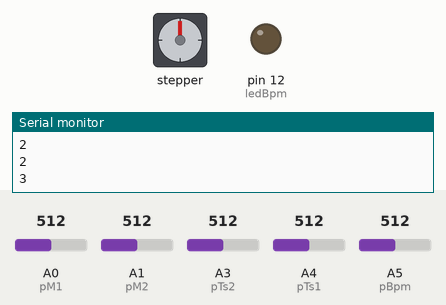
Bench run of a sketch on a simulated Arduino Uno, built with avr-gcc and run on an emulated ATmega328P. Shown: stepper motor, output pins drawn as LEDs (lit = HIGH), the last lines printed to the serial monitor. The inputs (shaded band) are chosen by the test bench; at power-on: A4 (pTs1) = 512, A0 (pM1) = 512, A1 (pM2) = 512, A3 (pTs2) = 512, A5 (pBpm) = 512. Stepper angles assume 48 steps per turn.

Above: at 3.3 s.
3.4 s: A4 (pTs1) set to 570
4.9 s: A4 (pTs1) set to 592
At 5.4 s:
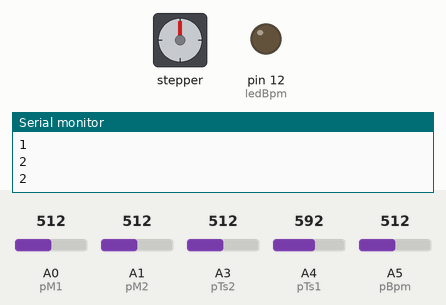
7.9 s: A0 (pM1) set to 716
At 8.86 s:
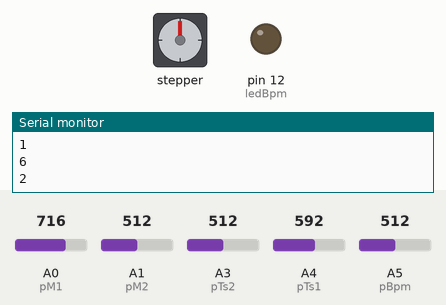
10.9 s: A1 (pM2) set to 716
13.9 s: A4 (pTs1) set to 77
16.9 s: A4 (pTs1) set to 66
Timing chart, 0 to 20.9 s (numbered marks = the images above; inputs shaded):
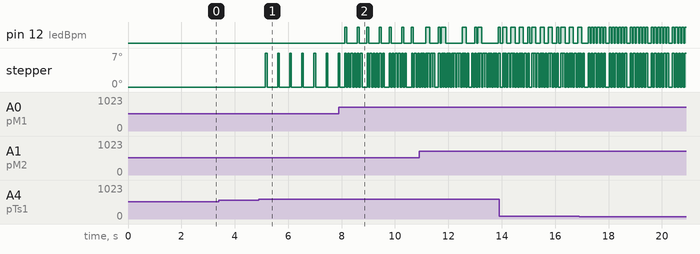

The sketch:

beet_beats_2000.ino
```cpp
#include <Stepper.h>
#include <NewSoftSerial.h>

//  number of steps on motors
#define STEPS 48

// stepper mottor is attached to two digital pins
Stepper motor1(STEPS, 7, 8);
Stepper motor2(STEPS, 2, 3);

// LCD
NewSoftSerial LCD(4,5);

// LED's
const int ledBpm = 12;

// Potentiometers

const int pM1 = 0; // control motor 1 pattern
const int pM2 = 1; // control motor 2 pattern
const int pTs1 = 4; // control time signature
const int pTs2 = 3; // control time signature
const int pBpm = 5; // control tempo

int pattern1 = 6;
int pattern2 = 32;
int lastPattern1 = 0;
int lastPattern2 = 0;

// beats are arrays of 16 booleans, 1=hit
boolean b0[] = {0,0,0,0,  0,0,0,0,  0,0,0,0,  0,0,0,0};

boolean b1[] = {1,0,0,0,  0,0,0,0,  0,0,0,0,  0,0,0,0};
boolean b2[] = {0,1,0,0,  0,0,0,0,  0,0,0,0,  0,0,0,0};
boolean b3[] = {0,0,1,0,  0,0,0,0,  0,0,0,0,  0,0,0,0};
boolean b4[] = {0,0,0,1,  0,0,0,0,  0,0,0,0,  0,0,0,0};

boolean b5[] = {1,0,0,1,  0,0,0,0,  0,0,0,0,  0,0,0,0};
boolean b6[] = {1,0,1,0,  0,0,0,0,  0,0,0,0,  0,0,0,0};
boolean b7[] = {1,0,0,1,  0,0,0,0,  0,0,0,0,  0,0,0,0};
boolean b8[] = {1,1,0,0,  0,0,0,0,  0,0,0,0,  0,0,0,0};
boolean b9[] = {0,1,1,0,  0,0,0,0,  0,0,0,0,  0,0,0,0};
boolean b10[] = {0,0,1,1,  0,0,0,0,  0,0,0,0,  0,0,0,0};
boolean b11[] = {0,1,0,1,  0,0,0,0,  0,0,0,0,  0,0,0,0};
boolean b12[] = {0,1,1,0,  0,0,0,0,  0,0,0,0,  0,0,0,0};
boolean b13[] = {0,0,1,1,  0,0,0,0,  0,0,0,0,  0,0,0,0};

boolean b14[] = {1,0,1,1,  0,0,0,0,  0,0,0,0,  0,0,0,0};
boolean b15[] = {1,1,0,1,  0,0,0,0,  0,0,0,0,  0,0,0,0};
boolean b16[] = {1,1,1,0,  0,0,0,0,  0,0,0,0,  0,0,0,0};
boolean b17[] = {0,1,1,1,  0,0,0,0,  0,0,0,0,  0,0,0,0};

boolean b18[] = {0,0,0,0,  1,0,0,0,  0,0,0,0,  1,0,0,0};
boolean b19[] = {0,0,0,0,  0,0,0,0,  1,0,0,0,  0,0,0,0};
boolean b20[] = {0,1,0,0,  1,0,0,0,  0,0,0,0,  1,0,0,0};
boolean b21[] = {0,0,0,0,  1,0,0,0,  1,0,0,0,  1,0,1,0};
boolean b22[] = {1,0,1,0,  0,1,1,1,  1,0,1,0,  0,1,1,1};
boolean b23[] = {0,1,0,0,  0,0,0,0,  1,0,0,0,  0,0,0,0};
boolean b24[] = {0,0,1,1,  0,1,0,1,  1,0,0,0,  0,0,1,1};
boolean b25[] = {0,0,0,0,  1,0,0,0,  1,0,0,0,  1,0,0,0};
boolean b26[] = {1,0,1,0,  1,0,1,0,  1,0,1,0,  1,1,1,1};
boolean b27[] = {0,1,1,1,  1,1,1,0,  0,1,1,1,  1,0,1,0};
boolean b28[] = {0,0,1,1,  1,0,1,1,  0,0,1,0,  0,1,0,1};
boolean b29[] = {1,1,1,1,  1,1,1,0,  1,1,1,1,  1,0,0,0};
boolean b30[] = {0,1,1,0,  1,1,1,1,  0,0,1,0,  0,1,0,1};
boolean b31[] = {1,1,1,0,  0,1,1,1,  1,1,0,1,  0,1,1,0};
boolean b32[] = {0,0,1,0,  1,1,1,1,  1,1,1,0,  1,0,0,1};
boolean b33[] = {1,0,0,1,  1,0,0,1,  0,1,1,0,  1,0,1,1};
boolean b34[] = {1,1,0,0,  1,1,0,0,  1,1,0,0,  1,1,1,0};
boolean b35[] = {0,1,1,0,  0,1,1,0,  1,0,0,1,  0,1,1,1};
boolean b36[] = {1,0,1,1,  0,1,0,1,  0,0,1,0,  0,0,1,0};
boolean b37[] = {1,1,0,1,  0,0,0,0,  1,0,1,1,  0,1,1,0};
boolean b38[] = {1,0,1,0,  0,1,0,1,  1,1,1,0,  0,1,0,1};
boolean b39[] = {1,1,1,1,  1,1,1,1,  1,1,1,1,  1,1,1,1};

boolean* beats[] = {b0,b1,b2,b3,b4,b5,b6,b7,b8,b9,b10,b11,b12,b13,b14,b15,b16,b17,b18,b19,b20,b21,b22,b23,b24,b25,b26,b27,b28,b29,b30,b31,b32,b33,b34,b35,b36,b37,b38,b39};


// index of place in the bar
int index1 = 0;
int index2 = 0;

// user variables
int timeSignature1 = 16;
int timeSignature2 = 16;
int bpm = 60;
int lastBpm = 0;
boolean displayBpm = false;

long previousMillis = 0;
long ledPreviousMillis = 0;
long bpmPreviousMillis = 0;


void setup()
{
  // set the speed of the motorss to 100 RPMs
  motor1.setSpeed(100);
  motor2.setSpeed(100);

  // led's setup
  pinMode(ledBpm, OUTPUT);

  // lcd setup
  lcdSetup();
  lcdPassiveNoteChar();
  lcdActiveNoteChar();
  lcdBlankChar();

  // start serial for debugging
  Serial.begin(9600);
}


void loop()
{
  // read tempo from potentiometer
  bpm = map(analogRead(pBpm), 0,1024, 30,180);

  // read motor patterns potentiometer
   pattern1 = map(analogRead(pM1), 0,1024, 0,39);
  if (analogRead(pM1) < 5) { pattern1 = 0; }
  if (analogRead(pM1) > 1018) { pattern1 = 39; }
  if (pattern1 != lastPattern1) { index1 = index2; lastPattern1 = pattern1; }


   pattern2 = map(analogRead(pM2), 0,1024, 0,39);
  if (analogRead(pM2) < 5) { pattern2 = 0; }
  if (analogRead(pM2) > 1018) { pattern2 = 39; }
  if (pattern2 != lastPattern2) { index2 = index1; lastPattern2 = pattern2; }

  // read time signature potentiometer
  timeSignature1 = map(analogRead(pTs1), 0,1018, 1,15);
  if (analogRead(pTs1) < 5) { timeSignature1 = 0; }
  if (analogRead(pTs1) > 1018) { timeSignature1 = 16; }

  timeSignature2 = map(analogRead(pTs2), 0,1022, 1,16);
  if (analogRead(pTs2) < 5) { timeSignature2 = 0; }
  if (analogRead(pTs2) > 1018) { timeSignature2 = 16; }

  // interval between 1/16 notes is calculated according to the bpm
  long noteIntervalMs = 60000 / bpm / 16;

  // store current time
  unsigned long currentMillis = millis();

  if(currentMillis - previousMillis > noteIntervalMs)
  {
    // light LED on quarter notes
    if (index1 % 4 == 0) { digitalWrite(ledBpm, HIGH); } else { digitalWrite(ledBpm, LOW); }

    Serial.println(index1);
    Serial.println(index1 % 4);
    Serial.println("");

    // save millis for next interval
    previousMillis = currentMillis;

    // move the index of the bar according to the time signature
    if (index1 < timeSignature1-1) {
      index1++;
    }
    else {
      index1 = 0;
    }

    if (index2 < timeSignature2-1) {
      index2++;
    }
    else {
      index2 = 0;
    }


    // check whether there are hits in this note
    hitTest();

    // debug
    // Serial.println(previousMillis);
  }
  digitalWrite(ledBpm, LOW);


  /*
  // when bpm is changed, display it on the lcd
  if (bpm != lastBpm) {
    lastBpm = bpm;
    unsigned long currentBpmMillis = millis();

    if( currentBpmMillis - bpmPreviousMillis > 3000) {
      bpmPreviousMillis = currentBpmMillis;
      displayBpm = false;
    } else {
      displayBpm = true;
    }
  }

  if (displayBpm) { lcdDisplayBpm(); } else { lcdLoop(); }
  */

  lcdLoop();


}


// test if the motors should play a beat in this 1/16th of the bar
void hitTest()
{
  if(beats[pattern1][index1] == 1) {
    //Serial.println("motor1 hit");
    hit(motor1);
  }
  if(beats[pattern2][index2] == 1) {
    //Serial.println("motor2 hit");
    hit(motor2);
  }
}

// perform a single hit by a motor
void hit(Stepper motor)
{
  motor.step(1);
  delay(50);
  motor.step(-1);
}

// LCD greeting
void lcdSetup()
{
  // set the data rate for the NewSoftSerial port
  LCD.begin(9600);
  delay(100);

  LCD.print(0xFE,BYTE);    // enter command mode
  LCD.print(0x51,BYTE);    // clear screen, move cursor home

  LCD.print(0xFE,BYTE);    // enter command mode
  LCD.print(0x52,BYTE);    // select set contrast
  LCD.print(32,BYTE);      // choose contast 32

  LCD.print(0xFE,BYTE);    // enter command mode
  LCD.print(0x53,BYTE);    // select set brightness
  LCD.print(6,BYTE);       // choose brightness 6

  LCD.print(0xFE,BYTE);    // enter command mode
  LCD.print(0x47,BYTE);    // turn on underline cursor

  LCD.print("beet beats 2000");// say hello for two seconds
  delay(2000);

  LCD.print(0xFE,BYTE);
  LCD.print(0x51,BYTE);    // clear screen, move cursor home
}

// LCD displays bpm & time signature
void lcdLoop()
{
  lcdDisplayPatterns();


}

// lcd bpm
void lcdDisplayBpm()
{
  LCD.print(0xFE,BYTE);    // enter command mode
  LCD.print(0x51,BYTE);    // clear screen, move cursor home

  LCD.print("BPM: ");
  LCD.print(bpm);
}

// lcd patterns
void lcdDisplayPatterns()
{
  LCD.print(0xFE,BYTE);    // enter command mode
  LCD.print(0x45,BYTE);    // select cursor position command
  LCD.print(0x00,BYTE);    // position cursor

  lcdDisplayPattern(timeSignature1, pattern1, index1);

  LCD.print(0xFE,BYTE);    // enter command mode
  LCD.print(0x45,BYTE);    // select cursor position command
  LCD.print(0x40,BYTE);    // position cursor

  lcdDisplayPattern(timeSignature2, pattern2, index2);
}


void lcdDisplayPattern(int timeSignature, int pattern, int index)
{
  for (int i=0; i<timeSignature; i++) {
    boolean note = beats[pattern][i];
    if (note == true) {
      if (index == i) {
        LCD.print(0,BYTE);
      } else {
        LCD.print(1,BYTE);
      }
    } else {
      LCD.print(" ");
    }
  }
  for (int i=timeSignature; i<16; i++) {
    LCD.print(2,BYTE);
  }
}

// custom note characted for the lcd pattern display
void lcdPassiveNoteChar()
{
  LCD.print(0xFE,BYTE);   // cmd mode
  LCD.print(0x54,BYTE);   // custom character
  LCD.print(0,BYTE);      // address

  LCD.print(0xe,BYTE);   // row0
  LCD.print(0x1f,BYTE);   // row1
  LCD.print(0x17,BYTE);   // row2
  LCD.print(0x1f,BYTE);   // row3
  LCD.print(0x1f,BYTE);   // row4
  LCD.print(0x1f,BYTE);   // row5
  LCD.print(0x1f,BYTE);   // row6
  LCD.print(0x0e,BYTE);   // row7
}

// custom note characted for the lcd pattern display
void lcdActiveNoteChar()
{
  LCD.print(0xFE,BYTE);   // cmd mode
  LCD.print(0x54,BYTE);   // custom character
  LCD.print(1,BYTE);      // address

  LCD.print(0xe,BYTE);   // row0
  LCD.print(0x1f,BYTE);   // row1
  LCD.print(0x11,BYTE);   // row2
  LCD.print(0x11,BYTE);   // row3
  LCD.print(0x11,BYTE);   // row4
  LCD.print(0x11,BYTE);   // row5
  LCD.print(0x1f,BYTE);   // row6
  LCD.print(0xe,BYTE);   // row7
}

// custom note characted for the lcd pattern display
void lcdBlankChar()
{
  LCD.print(0xFE,BYTE);   // cmd mode
  LCD.print(0x54,BYTE);   // custom character
  LCD.print(2,BYTE);      // address

  LCD.print(0x1f,BYTE);   // row0
  LCD.print(0x1f,BYTE);   // row1
  LCD.print(0x1f,BYTE);   // row2
  LCD.print(0x1f,BYTE);   // row3
  LCD.print(0x1f,BYTE);   // row4
  LCD.print(0x1f,BYTE);   // row5
  LCD.print(0x1f,BYTE);   // row6
  LCD.print(0x1f,BYTE);   // row7
}

void debugPots()
{

  Serial.println("motor 1 pattern");
  Serial.println(analogRead(pM1));
  Serial.println("");

  Serial.println("motor 2 pattern");
  Serial.println(analogRead(pM2));
  Serial.println("");

  Serial.println("ts 1");
  Serial.println(analogRead(pTs1));
  Serial.println("");

  Serial.println("ts 2");
  Serial.println(analogRead(pTs2));
  Serial.println("");

  Serial.println("bpm");
  Serial.println(analogRead(pBpm));
  Serial.println("");

  delay(500);
}
```

Measured:
- the behaviour switches between 581 and 582 on A4 (pTs1) (found by bisection; images 0 and 1)
- after the input at 4.9 s, stepper: alternates 7° for 0.06 s and 0° for 0.39 s, starting after 0.25 s
- after the input at 7.9 s, pin 12 (ledBpm): LOW → HIGH after 0.21 s, then repeats every 0.83 s: LOW 0.39 s, HIGH 0.08 s, LOW 0.29 s, HIGH 0.08 s
